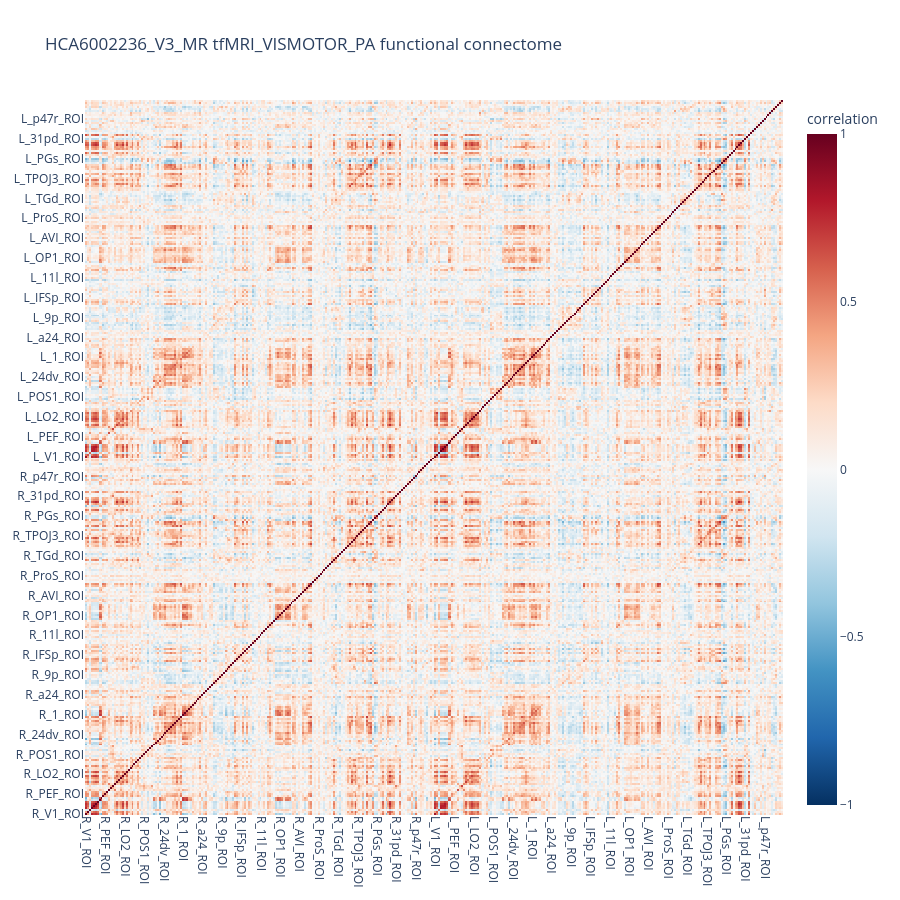

Notebook cell for this chart:
### Code cell
# compute the region x region correlation connectome
connectome_measure = ConnectivityMeasure(kind="correlation")
connectome = connectome_measure.fit_transform([region_timeseries])[0]

# region_names_ matches the transform() output columns exactly (background already excluded)
region_labels = list(labels_masker.region_names_.values())

import plotly.graph_objects as go

# show every 10th region name on the axes; hovering any cell reveals the full region pair regardless
tick_text = region_labels[::10]

fig = go.Figure(data=go.Heatmap(
    z = connectome,
    x = region_labels,
    y = region_labels,
    zmin = -1,
    zmax = 1,
    colorscale = "RdBu_r",
    colorbar = dict(title="correlation"),
    hovertemplate = "%{y} vs %{x}<br>r = %{z:.2f}<extra></extra>",
))
fig.update_xaxes(tickmode="array", tickvals=tick_text, ticktext=tick_text, tickangle=90)
fig.update_yaxes(tickmode="array", tickvals=tick_text, ticktext=tick_text)
fig.update_layout(
    title  = f"{participant} {run_name} functional connectome",
    width  = 900,
    height = 900,
)
fig.show()

### Figure 1 — Plotly figure (JSON) as saved in the notebook; plotly's stock layout.template omitted (floating-point values rounded to 4 significant figures; data arrays with more than 128 entries replaced by an {"elided": "..."} marker saying what was removed)
{"data": [{"colorbar": {"title": {"text": "correlation"}}, "colorscale": [[0, "rgb(5,48,97)"], [0.1, "rgb(33,102,172)"], [0.2, "rgb(67,147,195)"], [0.3, "rgb(146,197,222)"], [0.4, "rgb(209,229,240)"], [0.5, "rgb(247,247,247)"], [0.6, "rgb(253,219,199)"], [0.7, "rgb(244,165,130)"], [0.8, "rgb(214,96,77)"], [0.9, "rgb(178,24,43)"], [1, "rgb(103,0,31)"]], "hovertemplate": "%{y} vs %{x}<br>r = %{z:.2f}<extra></extra>", "type": "heatmap", "x": {"elided": "360 str values"}, "y": {"elided": "360 str values"}, "z": {"elided": "360x360 float values"}, "zmax": 1, "zmin": -1}], "layout": {"height": 900, "title": {"text": "HCA6002236_V3_MR tfMRI_VISMOTOR_PA functional connectome"}, "width": 900, "xaxis": {"tickangle": 90, "tickmode": "array", "ticktext": ["R_V1_ROI", "R_PEF_ROI", "R_LO2_ROI", "R_POS1_ROI", "R_24dv_ROI", "R_1_ROI", "R_a24_ROI", "R_9p_ROI", "R_IFSp_ROI", "R_11l_ROI", "R_OP1_ROI", "R_AVI_ROI", "R_ProS_ROI", "R_TGd_ROI", "R_TPOJ3_ROI", "R_PGs_ROI", "R_31pd_ROI", "R_p47r_ROI", "L_V1_ROI", "L_PEF_ROI", "L_LO2_ROI", "L_POS1_ROI", "L_24dv_ROI", "L_1_ROI", "L_a24_ROI", "L_9p_ROI", "L_IFSp_ROI", "L_11l_ROI", "L_OP1_ROI", "L_AVI_ROI", "L_ProS_ROI", "L_TGd_ROI", "L_TPOJ3_ROI", "L_PGs_ROI", "L_31pd_ROI", "L_p47r_ROI"], "tickvals": ["R_V1_ROI", "R_PEF_ROI", "R_LO2_ROI", "R_POS1_ROI", "R_24dv_ROI", "R_1_ROI", "R_a24_ROI", "R_9p_ROI", "R_IFSp_ROI", "R_11l_ROI", "R_OP1_ROI", "R_AVI_ROI", "R_ProS_ROI", "R_TGd_ROI", "R_TPOJ3_ROI", "R_PGs_ROI", "R_31pd_ROI", "R_p47r_ROI", "L_V1_ROI", "L_PEF_ROI", "L_LO2_ROI", "L_POS1_ROI", "L_24dv_ROI", "L_1_ROI", "L_a24_ROI", "L_9p_ROI", "L_IFSp_ROI", "L_11l_ROI", "L_OP1_ROI", "L_AVI_ROI", "L_ProS_ROI", "L_TGd_ROI", "L_TPOJ3_ROI", "L_PGs_ROI", "L_31pd_ROI", "L_p47r_ROI"]}, "yaxis": {"tickmode": "array", "ticktext": ["R_V1_ROI", "R_PEF_ROI", "R_LO2_ROI", "R_POS1_ROI", "R_24dv_ROI", "R_1_ROI", "R_a24_ROI", "R_9p_ROI", "R_IFSp_ROI", "R_11l_ROI", "R_OP1_ROI", "R_AVI_ROI", "R_ProS_ROI", "R_TGd_ROI", "R_TPOJ3_ROI", "R_PGs_ROI", "R_31pd_ROI", "R_p47r_ROI", "L_V1_ROI", "L_PEF_ROI", "L_LO2_ROI", "L_POS1_ROI", "L_24dv_ROI", "L_1_ROI", "L_a24_ROI", "L_9p_ROI", "L_IFSp_ROI", "L_11l_ROI", "L_OP1_ROI", "L_AVI_ROI", "L_ProS_ROI", "L_TGd_ROI", "L_TPOJ3_ROI", "L_PGs_ROI", "L_31pd_ROI", "L_p47r_ROI"], "tickvals": ["R_V1_ROI", "R_PEF_ROI", "R_LO2_ROI", "R_POS1_ROI", "R_24dv_ROI", "R_1_ROI", "R_a24_ROI", "R_9p_ROI", "R_IFSp_ROI", "R_11l_ROI", "R_OP1_ROI", "R_AVI_ROI", "R_ProS_ROI", "R_TGd_ROI", "R_TPOJ3_ROI", "R_PGs_ROI", "R_31pd_ROI", "R_p47r_ROI", "L_V1_ROI", "L_PEF_ROI", "L_LO2_ROI", "L_POS1_ROI", "L_24dv_ROI", "L_1_ROI", "L_a24_ROI", "L_9p_ROI", "L_IFSp_ROI", "L_11l_ROI", "L_OP1_ROI", "L_AVI_ROI", "L_ProS_ROI", "L_TGd_ROI", "L_TPOJ3_ROI", "L_PGs_ROI", "L_31pd_ROI", "L_p47r_ROI"]}}}
